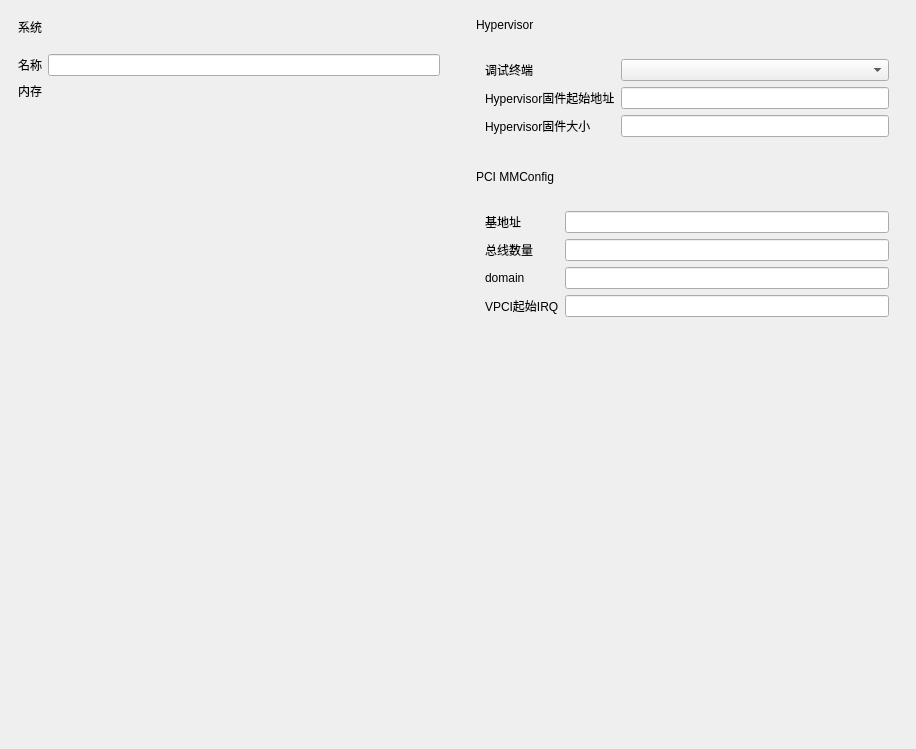
<?xml version="1.0" encoding="UTF-8"?>
<ui version="4.0">
 <class>RootCellWidget</class>
 <widget class="QWidget" name="RootCellWidget">
  <property name="geometry">
   <rect>
    <x>0</x>
    <y>0</y>
    <width>916</width>
    <height>749</height>
   </rect>
  </property>
  <property name="windowTitle">
   <string>Form</string>
  </property>
  <layout class="QVBoxLayout" name="verticalLayout_11">
   <property name="spacing">
    <number>0</number>
   </property>
   <property name="leftMargin">
    <number>0</number>
   </property>
   <property name="topMargin">
    <number>0</number>
   </property>
   <property name="rightMargin">
    <number>0</number>
   </property>
   <property name="bottomMargin">
    <number>0</number>
   </property>
   <item>
    <widget class="QScrollArea" name="scrollarea">
     <property name="frameShape">
      <enum>QFrame::NoFrame</enum>
     </property>
     <property name="widgetResizable">
      <bool>true</bool>
     </property>
     <widget class="QWidget" name="scrollarea_content">
      <property name="geometry">
       <rect>
        <x>0</x>
        <y>0</y>
        <width>916</width>
        <height>749</height>
       </rect>
      </property>
      <layout class="QVBoxLayout" name="verticalLayout_3">
       <property name="spacing">
        <number>0</number>
       </property>
       <property name="leftMargin">
        <number>0</number>
       </property>
       <property name="topMargin">
        <number>0</number>
       </property>
       <property name="rightMargin">
        <number>0</number>
       </property>
       <property name="bottomMargin">
        <number>0</number>
       </property>
       <item>
        <widget class="QFrame" name="frame_main">
         <property name="frameShape">
          <enum>QFrame::NoFrame</enum>
         </property>
         <property name="frameShadow">
          <enum>QFrame::Raised</enum>
         </property>
         <layout class="QHBoxLayout" name="horizontalLayout">
          <property name="spacing">
           <number>0</number>
          </property>
          <property name="leftMargin">
           <number>0</number>
          </property>
          <property name="topMargin">
           <number>0</number>
          </property>
          <property name="rightMargin">
           <number>0</number>
          </property>
          <property name="bottomMargin">
           <number>0</number>
          </property>
          <item>
           <widget class="QFrame" name="frame_right">
            <property name="frameShape">
             <enum>QFrame::NoFrame</enum>
            </property>
            <property name="frameShadow">
             <enum>QFrame::Raised</enum>
            </property>
            <layout class="QVBoxLayout" name="verticalLayout_2">
             <item>
              <widget class="QFrame" name="frame_system">
               <property name="frameShape">
                <enum>QFrame::NoFrame</enum>
               </property>
               <property name="frameShadow">
                <enum>QFrame::Raised</enum>
               </property>
               <layout class="QVBoxLayout" name="verticalLayout">
                <property name="spacing">
                 <number>0</number>
                </property>
                <property name="leftMargin">
                 <number>0</number>
                </property>
                <property name="topMargin">
                 <number>0</number>
                </property>
                <property name="rightMargin">
                 <number>0</number>
                </property>
                <property name="bottomMargin">
                 <number>0</number>
                </property>
                <item>
                 <widget class="QFrame" name="frame_system_title">
                  <property name="sizePolicy">
                   <sizepolicy hsizetype="Preferred" vsizetype="Fixed">
                    <horstretch>0</horstretch>
                    <verstretch>0</verstretch>
                   </sizepolicy>
                  </property>
                  <property name="frameShape">
                   <enum>QFrame::NoFrame</enum>
                  </property>
                  <property name="frameShadow">
                   <enum>QFrame::Raised</enum>
                  </property>
                  <layout class="QHBoxLayout" name="horizontalLayout_2">
                   <item>
                    <widget class="QLabel" name="label_9">
                     <property name="text">
                      <string>系统</string>
                     </property>
                    </widget>
                   </item>
                  </layout>
                 </widget>
                </item>
                <item>
                 <widget class="QFrame" name="frame_system_content">
                  <property name="frameShape">
                   <enum>QFrame::NoFrame</enum>
                  </property>
                  <property name="frameShadow">
                   <enum>QFrame::Raised</enum>
                  </property>
                  <layout class="QVBoxLayout" name="verticalLayout_5">
                   <item>
                    <widget class="QFrame" name="frame_name">
                     <property name="frameShape">
                      <enum>QFrame::NoFrame</enum>
                     </property>
                     <property name="frameShadow">
                      <enum>QFrame::Raised</enum>
                     </property>
                     <layout class="QHBoxLayout" name="horizontalLayout_5">
                      <property name="leftMargin">
                       <number>0</number>
                      </property>
                      <property name="topMargin">
                       <number>0</number>
                      </property>
                      <property name="rightMargin">
                       <number>0</number>
                      </property>
                      <property name="bottomMargin">
                       <number>0</number>
                      </property>
                      <item>
                       <widget class="QLabel" name="label">
                        <property name="sizePolicy">
                         <sizepolicy hsizetype="Fixed" vsizetype="Preferred">
                          <horstretch>0</horstretch>
                          <verstretch>0</verstretch>
                         </sizepolicy>
                        </property>
                        <property name="text">
                         <string>名称</string>
                        </property>
                       </widget>
                      </item>
                      <item>
                       <widget class="QLineEdit" name="lineedit_name">
                        <property name="sizePolicy">
                         <sizepolicy hsizetype="Preferred" vsizetype="Fixed">
                          <horstretch>0</horstretch>
                          <verstretch>0</verstretch>
                         </sizepolicy>
                        </property>
                       </widget>
                      </item>
                     </layout>
                    </widget>
                   </item>
                   <item>
                    <widget class="QLabel" name="label_10">
                     <property name="text">
                      <string>内存</string>
                     </property>
                    </widget>
                   </item>
                   <item>
                    <widget class="QFrame" name="frame_ram">
                     <property name="frameShape">
                      <enum>QFrame::NoFrame</enum>
                     </property>
                     <property name="frameShadow">
                      <enum>QFrame::Raised</enum>
                     </property>
                     <layout class="QVBoxLayout" name="verticalLayout_4"/>
                    </widget>
                   </item>
                  </layout>
                 </widget>
                </item>
               </layout>
              </widget>
             </item>
             <item>
              <spacer name="verticalSpacer_2">
               <property name="orientation">
                <enum>Qt::Vertical</enum>
               </property>
               <property name="sizeHint" stdset="0">
                <size>
                 <width>20</width>
                 <height>0</height>
                </size>
               </property>
              </spacer>
             </item>
            </layout>
           </widget>
          </item>
          <item>
           <widget class="QFrame" name="frame_left">
            <property name="frameShape">
             <enum>QFrame::NoFrame</enum>
            </property>
            <property name="frameShadow">
             <enum>QFrame::Raised</enum>
            </property>
            <layout class="QVBoxLayout" name="verticalLayout_10">
             <item>
              <widget class="QFrame" name="frame_hyp">
               <property name="frameShape">
                <enum>QFrame::NoFrame</enum>
               </property>
               <property name="frameShadow">
                <enum>QFrame::Raised</enum>
               </property>
               <layout class="QVBoxLayout" name="verticalLayout_6">
                <property name="spacing">
                 <number>0</number>
                </property>
                <property name="leftMargin">
                 <number>0</number>
                </property>
                <property name="topMargin">
                 <number>0</number>
                </property>
                <property name="rightMargin">
                 <number>0</number>
                </property>
                <property name="bottomMargin">
                 <number>0</number>
                </property>
                <item>
                 <widget class="QFrame" name="frame_hyp_title">
                  <property name="sizePolicy">
                   <sizepolicy hsizetype="Preferred" vsizetype="Fixed">
                    <horstretch>0</horstretch>
                    <verstretch>0</verstretch>
                   </sizepolicy>
                  </property>
                  <property name="frameShape">
                   <enum>QFrame::NoFrame</enum>
                  </property>
                  <property name="frameShadow">
                   <enum>QFrame::Raised</enum>
                  </property>
                  <layout class="QHBoxLayout" name="horizontalLayout_3">
                   <item>
                    <widget class="QLabel" name="label_6">
                     <property name="text">
                      <string>Hypervisor</string>
                     </property>
                    </widget>
                   </item>
                  </layout>
                 </widget>
                </item>
                <item>
                 <widget class="QFrame" name="frame_hyp_content">
                  <property name="frameShape">
                   <enum>QFrame::NoFrame</enum>
                  </property>
                  <property name="frameShadow">
                   <enum>QFrame::Raised</enum>
                  </property>
                  <layout class="QVBoxLayout" name="verticalLayout_7">
                   <item>
                    <widget class="QFrame" name="frame_hyp_items">
                     <property name="frameShape">
                      <enum>QFrame::NoFrame</enum>
                     </property>
                     <property name="frameShadow">
                      <enum>QFrame::Raised</enum>
                     </property>
                     <layout class="QGridLayout" name="gridLayout_2">
                      <item row="1" column="0">
                       <widget class="QLabel" name="label_hyp_base">
                        <property name="sizePolicy">
                         <sizepolicy hsizetype="Fixed" vsizetype="Preferred">
                          <horstretch>0</horstretch>
                          <verstretch>0</verstretch>
                         </sizepolicy>
                        </property>
                        <property name="text">
                         <string>Hypervisor固件起始地址</string>
                        </property>
                       </widget>
                      </item>
                      <item row="0" column="0">
                       <widget class="QLabel" name="label_debug_terminal">
                        <property name="sizePolicy">
                         <sizepolicy hsizetype="Fixed" vsizetype="Preferred">
                          <horstretch>0</horstretch>
                          <verstretch>0</verstretch>
                         </sizepolicy>
                        </property>
                        <property name="text">
                         <string>调试终端</string>
                        </property>
                       </widget>
                      </item>
                      <item row="2" column="0">
                       <widget class="QLabel" name="label_hyp_size">
                        <property name="sizePolicy">
                         <sizepolicy hsizetype="Fixed" vsizetype="Preferred">
                          <horstretch>0</horstretch>
                          <verstretch>0</verstretch>
                         </sizepolicy>
                        </property>
                        <property name="text">
                         <string>Hypervisor固件大小</string>
                        </property>
                       </widget>
                      </item>
                      <item row="1" column="1">
                       <widget class="QLineEdit" name="lineedit_hyp_addr">
                        <property name="sizePolicy">
                         <sizepolicy hsizetype="Preferred" vsizetype="Fixed">
                          <horstretch>0</horstretch>
                          <verstretch>0</verstretch>
                         </sizepolicy>
                        </property>
                       </widget>
                      </item>
                      <item row="2" column="1">
                       <widget class="QLineEdit" name="lineedit_hyp_size">
                        <property name="sizePolicy">
                         <sizepolicy hsizetype="Preferred" vsizetype="Fixed">
                          <horstretch>0</horstretch>
                          <verstretch>0</verstretch>
                         </sizepolicy>
                        </property>
                       </widget>
                      </item>
                      <item row="0" column="1">
                       <widget class="QComboBox" name="combobox_debug_console"/>
                      </item>
                     </layout>
                    </widget>
                   </item>
                  </layout>
                 </widget>
                </item>
               </layout>
              </widget>
             </item>
             <item>
              <widget class="QFrame" name="frame_pci_mmconfig">
               <property name="frameShape">
                <enum>QFrame::NoFrame</enum>
               </property>
               <property name="frameShadow">
                <enum>QFrame::Raised</enum>
               </property>
               <layout class="QVBoxLayout" name="verticalLayout_8">
                <property name="spacing">
                 <number>0</number>
                </property>
                <property name="leftMargin">
                 <number>0</number>
                </property>
                <property name="topMargin">
                 <number>0</number>
                </property>
                <property name="rightMargin">
                 <number>0</number>
                </property>
                <property name="bottomMargin">
                 <number>0</number>
                </property>
                <item>
                 <widget class="QFrame" name="frame_pci_mmconfig_title">
                  <property name="sizePolicy">
                   <sizepolicy hsizetype="Preferred" vsizetype="Fixed">
                    <horstretch>0</horstretch>
                    <verstretch>0</verstretch>
                   </sizepolicy>
                  </property>
                  <property name="frameShape">
                   <enum>QFrame::NoFrame</enum>
                  </property>
                  <property name="frameShadow">
                   <enum>QFrame::Raised</enum>
                  </property>
                  <layout class="QHBoxLayout" name="horizontalLayout_4">
                   <item>
                    <widget class="QLabel" name="label_2">
                     <property name="text">
                      <string>PCI MMConfig</string>
                     </property>
                    </widget>
                   </item>
                  </layout>
                 </widget>
                </item>
                <item>
                 <widget class="QFrame" name="frame_pci_mmconfig_content">
                  <property name="frameShape">
                   <enum>QFrame::NoFrame</enum>
                  </property>
                  <property name="frameShadow">
                   <enum>QFrame::Raised</enum>
                  </property>
                  <layout class="QVBoxLayout" name="verticalLayout_9">
                   <item>
                    <widget class="QFrame" name="frame_3">
                     <property name="frameShape">
                      <enum>QFrame::NoFrame</enum>
                     </property>
                     <property name="frameShadow">
                      <enum>QFrame::Raised</enum>
                     </property>
                     <layout class="QGridLayout" name="gridLayout">
                      <item row="2" column="0">
                       <widget class="QLabel" name="label_pci_mmconfig_bus_count">
                        <property name="sizePolicy">
                         <sizepolicy hsizetype="Fixed" vsizetype="Preferred">
                          <horstretch>0</horstretch>
                          <verstretch>0</verstretch>
                         </sizepolicy>
                        </property>
                        <property name="text">
                         <string>总线数量</string>
                        </property>
                       </widget>
                      </item>
                      <item row="3" column="0">
                       <widget class="QLabel" name="label_pci_mmconfig_domain">
                        <property name="sizePolicy">
                         <sizepolicy hsizetype="Fixed" vsizetype="Preferred">
                          <horstretch>0</horstretch>
                          <verstretch>0</verstretch>
                         </sizepolicy>
                        </property>
                        <property name="text">
                         <string>domain</string>
                        </property>
                       </widget>
                      </item>
                      <item row="3" column="1">
                       <widget class="QLineEdit" name="lineedit_pci_mmconfig_domain">
                        <property name="sizePolicy">
                         <sizepolicy hsizetype="Preferred" vsizetype="Fixed">
                          <horstretch>0</horstretch>
                          <verstretch>0</verstretch>
                         </sizepolicy>
                        </property>
                       </widget>
                      </item>
                      <item row="0" column="0">
                       <widget class="QLabel" name="label_pci_mmconfig_base">
                        <property name="sizePolicy">
                         <sizepolicy hsizetype="Fixed" vsizetype="Preferred">
                          <horstretch>0</horstretch>
                          <verstretch>0</verstretch>
                         </sizepolicy>
                        </property>
                        <property name="text">
                         <string>基地址</string>
                        </property>
                       </widget>
                      </item>
                      <item row="2" column="1">
                       <widget class="QLineEdit" name="lineedit_pci_mmconfig_count">
                        <property name="sizePolicy">
                         <sizepolicy hsizetype="Preferred" vsizetype="Fixed">
                          <horstretch>0</horstretch>
                          <verstretch>0</verstretch>
                         </sizepolicy>
                        </property>
                       </widget>
                      </item>
                      <item row="0" column="1">
                       <widget class="QLineEdit" name="lineedit_pci_mmconfig_addr">
                        <property name="sizePolicy">
                         <sizepolicy hsizetype="Preferred" vsizetype="Fixed">
                          <horstretch>0</horstretch>
                          <verstretch>0</verstretch>
                         </sizepolicy>
                        </property>
                       </widget>
                      </item>
                      <item row="4" column="0">
                       <widget class="QLabel" name="label_pci_mmconfig_vpci">
                        <property name="sizePolicy">
                         <sizepolicy hsizetype="Fixed" vsizetype="Preferred">
                          <horstretch>0</horstretch>
                          <verstretch>0</verstretch>
                         </sizepolicy>
                        </property>
                        <property name="text">
                         <string>VPCI起始IRQ</string>
                        </property>
                       </widget>
                      </item>
                      <item row="4" column="1">
                       <widget class="QLineEdit" name="lineedit_vpci_irq_base">
                        <property name="sizePolicy">
                         <sizepolicy hsizetype="Preferred" vsizetype="Fixed">
                          <horstretch>0</horstretch>
                          <verstretch>0</verstretch>
                         </sizepolicy>
                        </property>
                       </widget>
                      </item>
                     </layout>
                    </widget>
                   </item>
                  </layout>
                 </widget>
                </item>
               </layout>
              </widget>
             </item>
             <item>
              <spacer name="verticalSpacer">
               <property name="orientation">
                <enum>Qt::Vertical</enum>
               </property>
               <property name="sizeHint" stdset="0">
                <size>
                 <width>20</width>
                 <height>0</height>
                </size>
               </property>
              </spacer>
             </item>
            </layout>
           </widget>
          </item>
         </layout>
        </widget>
       </item>
       <item>
        <spacer name="verticalSpacer_3">
         <property name="orientation">
          <enum>Qt::Vertical</enum>
         </property>
         <property name="sizeHint" stdset="0">
          <size>
           <width>20</width>
           <height>40</height>
          </size>
         </property>
        </spacer>
       </item>
      </layout>
     </widget>
    </widget>
   </item>
  </layout>
 </widget>
 <resources/>
 <connections/>
</ui>
